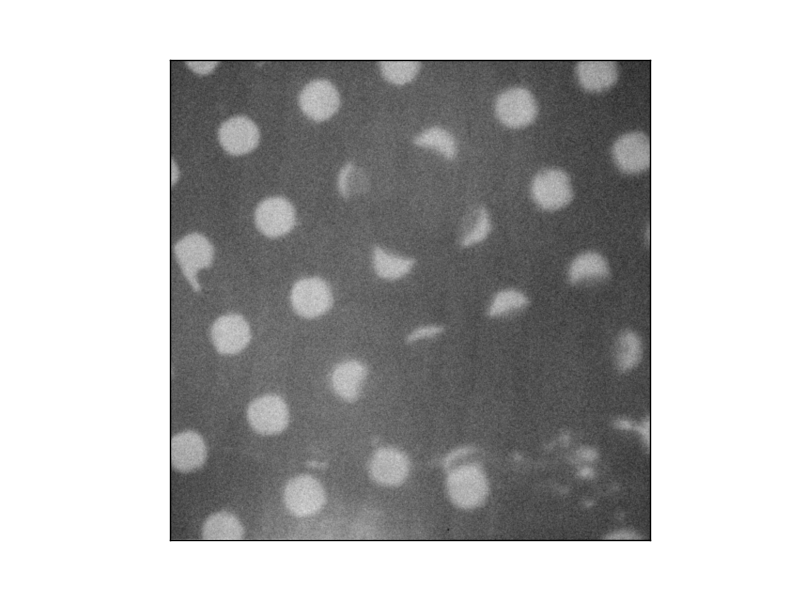
#> input picture shapes/procrustes_clustering/data/orig_img.png, 800 x 600 px
$ python -i fill.py   (imports and definitions only)   (Python 2 division)
#> lines starting #> are read from the running program, lines starting #| are printed output that depends on the picture; after the words box and inside, x2 and y2 are one past the last pixel; in counts of white or black regions, pixels touching at a corner belong together
#> further down, picture is the input picture: shape (600, 800, 3); min 0, max 255, mean 180.7

import gzip, cPickle
import numpy as np
import matplotlib.pyplot as plt
import cv2

import shape
import procrustes


# [10 lines left out: function pick_digit, not called in this run]

def fill(im_in):
    """Fill image."""
    v, u = im_in.mean(), 1
#> v = 180.7; u = 1
    th, im_th = cv2.threshold(im_in, v, u, cv2.THRESH_BINARY_INV)
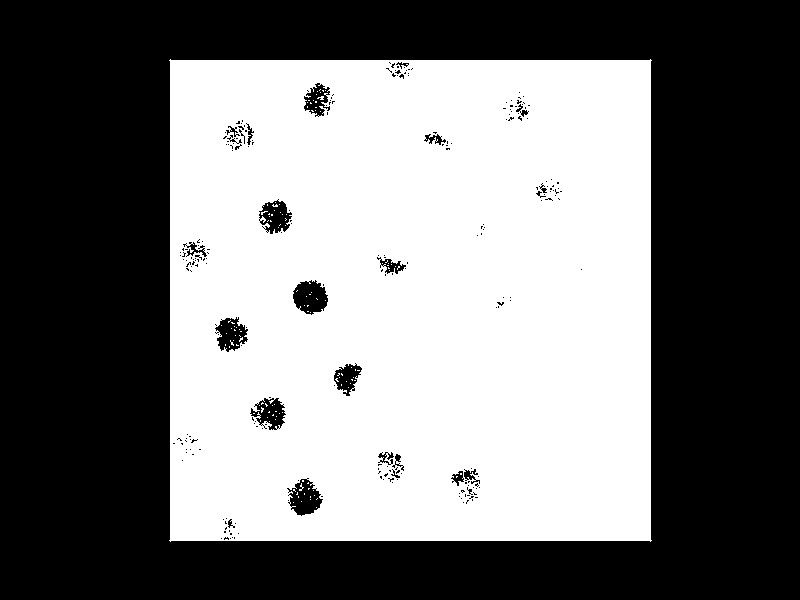
#> im_th: shape (600, 800, 3); values 0 (black) and 1 (white), 46.8% white; 122 white regions (121 under 20 px), largest, box (x1, y1, x2, y2) and area: (169, 59, 652, 542) 224546
#> th = 180
    im_th = im_th.astype(np.uint8)
    im_floodfill = im_th.copy()
    h, w = im_th.shape[:2]
#> h = 600; w = 800
    mask = np.zeros((h+2, w+2), np.uint8)
    cv2.floodFill(im_floodfill, mask, (0,0), u)
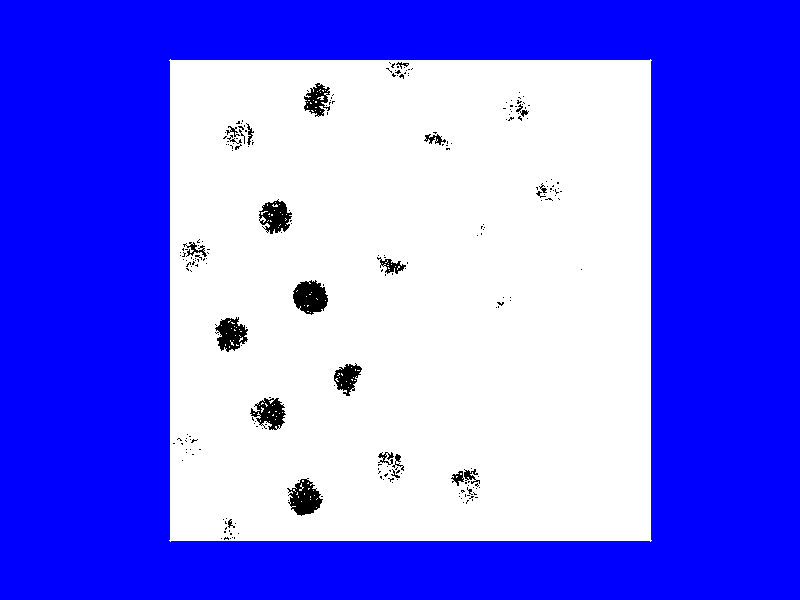
#> im_floodfill: shape (600, 800, 3); mean B, G, R 0.986, 0.468, 0.468; drawn with 1 as white
    im_floodfill_inv = np.invert(im_floodfill)
    im_out = np.bitwise_or(im_th, im_floodfill_inv)
    return im_out

# [209 lines left out: functions flood_fill, get_inner_point, img_to_filled, shape_to_filled_image, procrustes_filling_test, procrustes_filling and 3 more, not called in this run]


###############################################################################
# [25 lines not run here, left out]

>>> import cv2
>>> picture = cv2.imread('data/orig_img.png')
>>> result = fill(picture)
